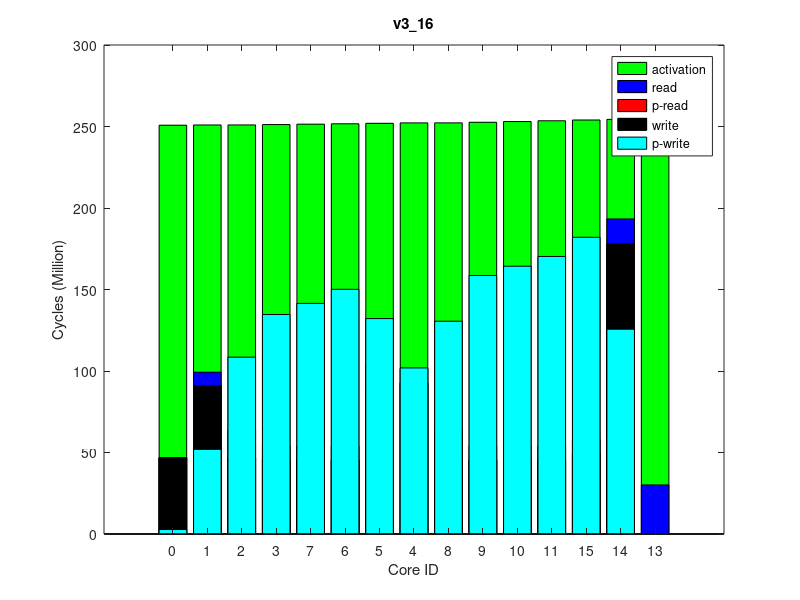

The MATLAB script that drew this image:
times(1, :, :) = [
0, 253236859, 0
0, 253379399, 0
0, 253401400, 0
0, 253626982, 0
0, 254643625, 0
0, 254403932, 0
0, 254116666, 0
0, 253877245, 0
0, 254667411, 0
0, 255020499, 0
0, 255450771, 0
0, 255906837, 0
0, 256830989, 0
0, 256781403, 0
0, 256385670, 0
];
times(2, :, :) = [
0, 253260535, 0
0, 253403375, 0
0, 253425149, 0
0, 253651951, 0
0, 254667968, 0
0, 254429143, 0
0, 254141367, 0
0, 253901854, 0
0, 254691572, 0
0, 255044021, 0
0, 255473893, 0
0, 255929915, 0
0, 256854802, 0
0, 256803556, 0
0, 256408575, 0
];
times(3, :, :) = [
0, 253254435, 0
0, 253397318, 0
0, 253419083, 0
0, 253645639, 0
0, 254663610, 0
0, 254423828, 0
0, 254136325, 0
0, 253896550, 0
0, 254687477, 0
0, 255040186, 0
0, 255470594, 0
0, 255926070, 0
0, 256853075, 0
0, 256801002, 0
0, 256403979, 0
];
times(4, :, :) = [
0, 253246363, 0
0, 253387828, 0
0, 253409849, 0
0, 253635959, 0
0, 254652998, 0
0, 254413069, 0
0, 254125797, 0
0, 253886457, 0
0, 254676836, 0
0, 255029839, 0
0, 255459662, 0
0, 255915549, 0
0, 256839061, 0
0, 256791493, 0
0, 256392228, 0
];
times(5, :, :) = [
0, 253261268, 0
0, 253404481, 0
0, 253426260, 0
0, 253651682, 0
0, 254668025, 0
0, 254428531, 0
0, 254140780, 0
0, 253901140, 0
0, 254691621, 0
0, 255043883, 0
0, 255473889, 0
0, 255929642, 0
0, 256857068, 0
0, 256805443, 0
0, 256408513, 0
];
times(6, :, :) = [
0, 253254343, 0
0, 253397206, 0
0, 253419220, 0
0, 253646015, 0
0, 254661706, 0
0, 254421615, 0
0, 254134938, 0
0, 253895581, 0
0, 254685508, 0
0, 255038419, 0
0, 255468873, 0
0, 255924563, 0
0, 256850650, 0
0, 256800253, 0
0, 256401718, 0
];
times(7, :, :) = [
0, 253276664, 0
0, 253419070, 0
0, 253440833, 0
0, 253665425, 0
0, 254681702, 0
0, 254442600, 0
0, 254155111, 0
0, 253915416, 0
0, 254705233, 0
0, 255058437, 0
0, 255488332, 0
0, 255944031, 0
0, 256868745, 0
0, 256818297, 0
0, 256423117, 0
];
times(8, :, :) = [
0, 253225528, 0
0, 253367032, 0
0, 253389046, 0
0, 253614536, 0
0, 254629856, 0
0, 254390928, 0
0, 254104272, 0
0, 253865057, 0
0, 254653678, 0
0, 255006057, 0
0, 255436128, 0
0, 255891952, 0
0, 256809943, 0
0, 256762348, 0
0, 256370502, 0
];
times(9, :, :) = [
0, 253254994, 0
0, 253398353, 0
0, 253420357, 0
0, 253644028, 0
0, 254660124, 0
0, 254420857, 0
0, 254133301, 0
0, 253894330, 0
0, 254683699, 0
0, 255036167, 0
0, 255466822, 0
0, 255922818, 0
0, 256841748, 0
0, 256791379, 0
0, 256398091, 0
];
times(10, :, :) = [
0, 253243647, 0
0, 253387147, 0
0, 253408930, 0
0, 253633613, 0
0, 254650169, 0
0, 254410189, 0
0, 254123363, 0
0, 253883231, 0
0, 254673994, 0
0, 255026734, 0
0, 255457318, 0
0, 255913295, 0
0, 256841944, 0
0, 256791059, 0
0, 256389645, 0
];
ave_times = round(squeeze(mean(times)));
format long g, ave_times
std_times = round(squeeze(std(times)));
format long g, std_times
polling_read_times = ave_times;
times(1, :, :) = [
2734729, 250929174, 0
51867591, 251070516, 0
108414782, 251092097, 0
134551435, 251314734, 0
101922506, 252323756, 0
132167923, 252084726, 0
150033056, 251798885, 0
141405923, 251561224, 0
130581077, 252348493, 0
158628896, 252699789, 0
164383207, 253128279, 0
170330469, 253583520, 0
0, 254495993, 0
125629397, 254445785, 0
182074125, 254053936, 0
];
times(2, :, :) = [
2731772, 250921792, 0
51828395, 251062590, 0
108331673, 251083939, 0
134472333, 251308189, 0
101823794, 252315803, 0
132068302, 252076952, 0
149915684, 251791390, 0
141269734, 251554693, 0
130443375, 252339287, 0
158445980, 252691079, 0
164108697, 253119324, 0
170133952, 253574761, 0
0, 254487651, 0
125593410, 254436580, 0
181984423, 254045003, 0
];
times(3, :, :) = [
2730698, 250919467, 0
51847452, 251059942, 0
108419756, 251081336, 0
134613669, 251305249, 0
101785129, 252314296, 0
132091429, 252075080, 0
150056267, 251789470, 0
141417588, 251552789, 0
130413303, 252337521, 0
158510666, 252689789, 0
164105751, 253118223, 0
170148843, 253573415, 0
0, 254486873, 0
125639098, 254439737, 0
181989103, 254043481, 0
];
times(4, :, :) = [
2745571, 250944155, 0
51979485, 251084899, 0
108670008, 251106243, 0
134908234, 251329908, 0
101986649, 252339079, 0
132232790, 252099800, 0
150270395, 251813724, 0
141703760, 251575858, 0
130645811, 252362544, 0
158697014, 252714585, 0
164282513, 253142719, 0
170298195, 253598659, 0
0, 254511132, 0
125617883, 254463482, 0
182030668, 254069400, 0
];
times(5, :, :) = [
2760267, 250943324, 0
51922116, 251084148, 0
108520977, 251105501, 0
134708319, 251328622, 0
101892069, 252337092, 0
132171717, 252097297, 0
150109790, 251811779, 0
141488942, 251575886, 0
130524147, 252360310, 0
158624581, 252712306, 0
164294908, 253140624, 0
170252980, 253596147, 0
0, 254506461, 0
125590076, 254455640, 0
182060817, 254064740, 0
];
times(6, :, :) = [
2727500, 250931233, 0
51882154, 251072537, 0
108515855, 251093873, 0
134768441, 251316420, 0
102056547, 252325039, 0
132304253, 252085387, 0
150332760, 251800148, 0
141606741, 251562475, 0
130734311, 252348480, 0
158796700, 252700717, 0
164509929, 253129540, 0
170438622, 253584941, 0
0, 254494570, 0
125634595, 254447061, 0
182131823, 254054534, 0
];
times(7, :, :) = [
2746360, 250946524, 0
51894520, 251086278, 0
108458221, 251109154, 0
134617342, 251330640, 0
101815383, 252339080, 0
132119510, 252100142, 0
150027755, 251814252, 0
141410167, 251577581, 0
130453902, 252362564, 0
158564271, 252714025, 0
164268021, 253142809, 0
170315846, 253598214, 0
0, 254505692, 0
125645933, 254456345, 0
182061191, 254064795, 0
];
times(8, :, :) = [
2740791, 250940148, 0
51968483, 251081218, 0
108580569, 251102831, 0
134711583, 251324604, 0
101926024, 252333114, 0
132200884, 252094171, 0
150149173, 251808643, 0
141484417, 251571100, 0
130552832, 252356552, 0
158666014, 252708986, 0
164337913, 253137037, 0
170276728, 253592578, 0
0, 254502138, 0
125597140, 254453753, 0
182017267, 254059045, 0
];
times(9, :, :) = [
2729897, 250929284, 0
51884508, 251069208, 0
108468986, 251090827, 0
134686972, 251312413, 0
101922157, 252321510, 0
132211740, 252082123, 0
150264916, 251796580, 0
141557799, 251559746, 0
130530465, 252344984, 0
158637250, 252696593, 0
164372569, 253124667, 0
170333934, 253579938, 0
0, 254494793, 0
125606459, 254444979, 0
182046448, 254049178, 0
];
times(10, :, :) = [
2738720, 250946980, 0
51900423, 251088550, 0
108462286, 251109880, 0
134608900, 251332757, 0
101791677, 252342587, 0
132078627, 252103199, 0
149939025, 251817204, 0
141420686, 251579839, 0
130431290, 252366041, 0
158513126, 252718060, 0
164134392, 253146315, 0
170178662, 253601839, 0
0, 254511201, 0
125608644, 254464794, 0
181979176, 254069933, 0
];
ave_times = round(squeeze(mean(times)));
format long g, ave_times
std_times = round(squeeze(std(times)));
format long g, std_times
polling_write_times = ave_times;
times(1, :, :) = [
0, 283463757, 0
8351049, 283637023, 64000
16804455, 283662022, 128000
8382977, 283909975, 64000
8508256, 285037089, 64000
15268117, 284771844, 128000
8397201, 284456629, 64000
8452863, 284184740, 64000
16731629, 285063914, 128000
8347475, 285438240, 64000
8483951, 285894406, 64000
8478382, 286377475, 64000
30120204, 287333739, 255980
15307153, 287284627, 128000
8442727, 286869974, 64000
];
times(2, :, :) = [
0, 283486754, 0
8349745, 283660140, 64000
16805016, 283685246, 128000
8384020, 283932970, 64000
8509382, 285068154, 64000
15270691, 284802334, 128000
8392215, 284487572, 64000
8450847, 284215495, 64000
16731082, 285095095, 128000
8347843, 285469295, 64000
8477645, 285925008, 64000
8482541, 286408175, 64000
30121463, 287371501, 255980
15309690, 287318848, 128000
8449190, 286901310, 64000
];
times(3, :, :) = [
0, 283456132, 0
8350144, 283629557, 64000
16805592, 283654551, 128000
8384307, 283902052, 64000
8508804, 285037874, 64000
15267537, 284772709, 128000
8399598, 284457411, 64000
8463786, 284185061, 64000
16731162, 285064761, 128000
8346833, 285439581, 64000
8479388, 285895486, 64000
8474425, 286378405, 64000
30121006, 287347252, 255980
15309555, 287291629, 128000
8458875, 286870673, 64000
];
times(4, :, :) = [
0, 283468126, 0
8351138, 283641494, 64000
16804983, 283666609, 128000
8383149, 283914080, 64000
8508399, 285049869, 64000
15269535, 284784946, 128000
8396942, 284470025, 64000
8453990, 284197699, 64000
16730787, 285076748, 128000
8347319, 285451618, 64000
8478876, 285907073, 64000
8481029, 286388690, 64000
30120260, 287346961, 255980
15305888, 287294384, 128000
8459555, 286879330, 64000
];
times(5, :, :) = [
0, 283459871, 0
8350246, 283633667, 64000
16803302, 283658763, 128000
8382971, 283906284, 64000
8510041, 285042533, 64000
15270750, 284777312, 128000
8392144, 284462354, 64000
8450659, 284190086, 64000
16732207, 285069373, 128000
8345243, 285443533, 64000
8483567, 285899499, 64000
8469615, 286382264, 64000
30121072, 287346758, 255980
15307875, 287296815, 128000
8443082, 286874232, 64000
];
times(6, :, :) = [
0, 283492361, 0
8350353, 283665346, 64000
16806474, 283690336, 128000
8385935, 283938349, 64000
8508975, 285061548, 64000
15268675, 284795894, 128000
8400177, 284480602, 64000
8463034, 284208482, 64000
16731087, 285088377, 128000
8344831, 285462309, 64000
8478914, 285918256, 64000
8483410, 286401186, 64000
30120632, 287361589, 255980
15309193, 287309290, 128000
8448718, 286892421, 64000
];
times(7, :, :) = [
0, 283474826, 0
8349941, 283647710, 64000
16805890, 283672690, 128000
8384652, 283921577, 64000
8509855, 285043718, 64000
15269436, 284778059, 128000
8400218, 284463371, 64000
8463179, 284191457, 64000
16731870, 285070566, 128000
8344617, 285444248, 64000
8482870, 285899845, 64000
8471113, 286382628, 64000
30119506, 287346109, 255980
15308807, 287295448, 128000
8443291, 286873530, 64000
];
times(8, :, :) = [
0, 283488013, 0
8350174, 283662070, 64000
16806403, 283687069, 128000
8383685, 283935679, 64000
8509810, 285072883, 64000
15271198, 284807507, 128000
8391804, 284492527, 64000
8450030, 284219629, 64000
16731113, 285099754, 128000
8347222, 285473982, 64000
8477995, 285929682, 64000
8482407, 286412631, 64000
30121957, 287374563, 255980
15308423, 287321922, 128000
8449076, 286905685, 64000
];
times(9, :, :) = [
0, 283507865, 0
8350185, 283681489, 64000
16805483, 283706589, 128000
8383556, 283954098, 64000
8509466, 285087808, 64000
15271446, 284822854, 128000
8392449, 284507769, 64000
8450115, 284235915, 64000
16732139, 285114664, 128000
8345027, 285489359, 64000
8478899, 285945442, 64000
8483412, 286427870, 64000
30120337, 287389290, 255980
15310174, 287339384, 128000
8448375, 286920932, 64000
];
times(10, :, :) = [
0, 283469063, 0
8349966, 283642518, 64000
16805119, 283667612, 128000
8383826, 283915190, 64000
8509359, 285051058, 64000
15269789, 284785581, 128000
8392240, 284470331, 64000
8450736, 284198271, 64000
16731965, 285077939, 128000
8347562, 285452297, 64000
8477861, 285908217, 64000
8481757, 286389990, 64000
30120006, 287354520, 255980
15307437, 287301406, 128000
8448837, 286882325, 64000
];
ave_times = round(squeeze(mean(times)));
format long g, ave_times
std_times = round(squeeze(std(times)));
format long g, std_times
read_times = ave_times;
times(1, :, :) = [
0, 250801829, 0
0, 250942195, 0
0, 250963894, 0
0, 251185815, 0
0, 252212306, 0
0, 251965446, 0
0, 251672887, 0
0, 251433778, 0
0, 252235857, 0
0, 252601174, 0
0, 253044163, 0
0, 253515201, 0
0, 254440953, 0
0, 254393572, 0
0, 253992316, 0
];
times(2, :, :) = [
0, 250790333, 0
0, 250931046, 0
0, 250954021, 0
0, 251175130, 0
0, 252202447, 0
0, 251954828, 0
0, 251662681, 0
0, 251422206, 0
0, 252226027, 0
0, 252591125, 0
0, 253034919, 0
0, 253505756, 0
0, 254428749, 0
0, 254381141, 0
0, 253981709, 0
];
times(3, :, :) = [
0, 250801356, 0
0, 250942825, 0
0, 250964300, 0
0, 251187808, 0
0, 252214013, 0
0, 251967331, 0
0, 251674527, 0
0, 251434834, 0
0, 252237362, 0
0, 252602690, 0
0, 253046533, 0
0, 253518955, 0
0, 254444766, 0
0, 254393526, 0
0, 253996079, 0
];
times(4, :, :) = [
0, 250796300, 0
0, 250936746, 0
0, 250958203, 0
0, 251182097, 0
0, 252209337, 0
0, 251961745, 0
0, 251669297, 0
0, 251429727, 0
0, 252232629, 0
0, 252597822, 0
0, 253041578, 0
0, 253513450, 0
0, 254436720, 0
0, 254384892, 0
0, 253989493, 0
];
times(5, :, :) = [
0, 250794488, 0
0, 250935839, 0
0, 250957531, 0
0, 251181311, 0
0, 252208222, 0
0, 251960870, 0
0, 251668485, 0
0, 251428413, 0
0, 252231838, 0
0, 252597334, 0
0, 253041226, 0
0, 253512528, 0
0, 254430701, 0
0, 254385029, 0
0, 253988700, 0
];
times(6, :, :) = [
0, 250807486, 0
0, 250947581, 0
0, 250969048, 0
0, 251191102, 0
0, 252218189, 0
0, 251970818, 0
0, 251678522, 0
0, 251438829, 0
0, 252241468, 0
0, 252606970, 0
0, 253050907, 0
0, 253521926, 0
0, 254449136, 0
0, 254397776, 0
0, 253997394, 0
];
times(7, :, :) = [
0, 250801894, 0
0, 250941661, 0
0, 250963131, 0
0, 251187827, 0
0, 252215274, 0
0, 251967924, 0
0, 251675151, 0
0, 251435664, 0
0, 252238622, 0
0, 252603914, 0
0, 253047343, 0
0, 253519129, 0
0, 254444529, 0
0, 254394466, 0
0, 253996595, 0
];
times(8, :, :) = [
0, 250797743, 0
0, 250938052, 0
0, 250959508, 0
0, 251183684, 0
0, 252211374, 0
0, 251964212, 0
0, 251670785, 0
0, 251431521, 0
0, 252234720, 0
0, 252599999, 0
0, 253043437, 0
0, 253515710, 0
0, 254438330, 0
0, 254386634, 0
0, 253992839, 0
];
times(9, :, :) = [
0, 250793541, 0
0, 250934673, 0
0, 250956139, 0
0, 251179426, 0
0, 252206684, 0
0, 251959182, 0
0, 251666289, 0
0, 251426775, 0
0, 252230274, 0
0, 252595161, 0
0, 253039004, 0
0, 253510744, 0
0, 254432320, 0
0, 254385743, 0
0, 253987400, 0
];
times(10, :, :) = [
0, 250812279, 0
0, 250953354, 0
0, 250975058, 0
0, 251199100, 0
0, 252225657, 0
0, 251978670, 0
0, 251686103, 0
0, 251445957, 0
0, 252249271, 0
0, 252613870, 0
0, 253057343, 0
0, 253528490, 0
0, 254453952, 0
0, 254406073, 0
0, 254005318, 0
];
ave_times = round(squeeze(mean(times)));
format long g, ave_times
std_times = round(squeeze(std(times)));
format long g, std_times
total_times = ave_times;
times(1, :, :) = [
46826725, 254403682, 64000
90924491, 254422817, 128000
46944443, 254436410, 64000
45701516, 254450556, 64000
92754449, 254727534, 128000
88812393, 254690931, 64000
45499713, 254543706, 64000
45550795, 254473302, 64000
46771545, 254742973, 64000
45553921, 254756775, 64000
45683233, 254855170, 64000
45761788, 255308765, 64000
0, 256216518, 0
177962558, 256166090, 64000
49594964, 255773768, 64000
];
times(2, :, :) = [
46826885, 254410139, 64000
90925824, 254429033, 128000
46943896, 254442546, 64000
45701252, 254456598, 64000
92755349, 254733432, 128000
88805534, 254696811, 64000
45501812, 254549767, 64000
45550446, 254479365, 64000
46772747, 254748961, 64000
45554450, 254762750, 64000
45683114, 254861977, 64000
45761177, 255315348, 64000
0, 256220933, 0
177962686, 256174632, 64000
49593426, 255780056, 64000
];
times(3, :, :) = [
46826991, 254410831, 64000
90925648, 254429933, 128000
46944448, 254443627, 64000
45701970, 254457761, 64000
92754106, 254734487, 128000
88798017, 254697870, 64000
45501210, 254550707, 64000
45552182, 254480304, 64000
46772241, 254749598, 64000
45553357, 254763711, 64000
45683158, 254862231, 64000
45759782, 255315941, 64000
0, 256219985, 0
177995689, 256173194, 64000
49582705, 255781441, 64000
];
times(4, :, :) = [
46826821, 254411214, 64000
90926110, 254430347, 128000
46944444, 254443815, 64000
45702105, 254457931, 64000
92755335, 254734854, 128000
88803840, 254698121, 64000
45499476, 254550784, 64000
45550441, 254480764, 64000
46770817, 254750391, 64000
45554077, 254764439, 64000
45682690, 254862717, 64000
45761504, 255316495, 64000
0, 256221335, 0
177991797, 256175363, 64000
49584753, 255781812, 64000
];
times(5, :, :) = [
46825595, 254419367, 64000
90925911, 254438213, 128000
46943412, 254451688, 64000
45702036, 254465441, 64000
92754388, 254742896, 128000
88800140, 254706332, 64000
45498392, 254559101, 64000
45550539, 254488232, 64000
46771269, 254758345, 64000
45554118, 254772369, 64000
45682991, 254870300, 64000
45760819, 255324353, 64000
0, 256229033, 0
178014046, 256182334, 64000
49581186, 255790313, 64000
];
times(6, :, :) = [
46826702, 254408878, 64000
90924089, 254428026, 128000
46945409, 254441504, 64000
45702118, 254455385, 64000
92754678, 254733039, 128000
88804423, 254696467, 64000
45499258, 254549030, 64000
45552622, 254477970, 64000
46772044, 254748419, 64000
45553360, 254762159, 64000
45683106, 254858595, 64000
45758137, 255312783, 64000
0, 256217715, 0
177991805, 256170896, 64000
49582465, 255779640, 64000
];
times(7, :, :) = [
46827163, 254411938, 64000
90924802, 254431126, 128000
46943097, 254444759, 64000
45701760, 254458846, 64000
92751849, 254735565, 128000
88802494, 254698953, 64000
45499663, 254551604, 64000
45551484, 254481387, 64000
46771570, 254751104, 64000
45553142, 254764913, 64000
45682236, 254862674, 64000
45759507, 255316553, 64000
0, 256219501, 0
177978179, 256169045, 64000
49580914, 255780730, 64000
];
times(8, :, :) = [
46826702, 254418809, 64000
90925418, 254437656, 128000
46945068, 254451334, 64000
45700702, 254465472, 64000
92753921, 254742673, 128000
88808915, 254705948, 64000
45500010, 254558521, 64000
45553467, 254488079, 64000
46772710, 254757806, 64000
45552143, 254771837, 64000
45683412, 254870349, 64000
45761047, 255323843, 64000
0, 256232119, 0
178007225, 256183105, 64000
49583104, 255790771, 64000
];
times(9, :, :) = [
46827136, 254424304, 64000
90926043, 254443417, 128000
46942747, 254456999, 64000
45702346, 254470811, 64000
92754280, 254748086, 128000
88805437, 254711499, 64000
45499560, 254564318, 64000
45551564, 254493671, 64000
46772142, 254763189, 64000
45554455, 254776999, 64000
45683253, 254877208, 64000
45761602, 255331090, 64000
0, 256238676, 0
177989733, 256191092, 64000
49585040, 255795239, 64000
];
times(10, :, :) = [
46827211, 254423897, 64000
90926079, 254442994, 128000
46943521, 254456592, 64000
45701922, 254470444, 64000
92753142, 254747570, 128000
88794988, 254710844, 64000
45498962, 254563412, 64000
45552914, 254493206, 64000
46771853, 254763054, 64000
45554306, 254776765, 64000
45681815, 254874793, 64000
45760417, 255328383, 64000
0, 256235247, 0
177990712, 256186145, 64000
49582588, 255792905, 64000
];
ave_times = round(squeeze(mean(times)));
format long g, ave_times
std_times = round(squeeze(std(times)));
format long g, std_times
write_times = ave_times;
mytitle = 'v3\_16';
order = [1 2 3 4 8 7 6 5 9 10 11 12 15 14 13];

total_times = total_times(:, 2)(order);

read_times = read_times(:, 1)(order);
write_times = write_times(:, 1)(order);

polling_read_times = polling_read_times(:, 1)(order);
polling_write_times = polling_write_times(:, 1)(order);

total_times /= 1000000;

read_times /= 1000000;
write_times /= 1000000;

polling_read_times /= 1000000;
polling_write_times /= 1000000;

% laying read on top of write
read_times += write_times;
polling_read_times += write_times;

figure(1);
clf()
% set(gcf, 'Position', get(0,'Screensize'));
% set(gcf,'units','normalized','outerposition',[0 0 1 1])
bar(0:14, total_times,'g');
hold on;
bar(0:14, read_times,'b');
bar(0:14, polling_read_times,'r');
bar(0:14, write_times,'k');
bar(0:14, polling_write_times,'c');
hold off

axis([-2 16 0 300])
% axis([-1 15])
set(gca,'XTick',0:14);
set(gca,'xticklabel',{ '0'; '1'; '2'; '3'; '7'; '6'; '5'; '4'; '8'; '9'; '10'; '11'; '15'; '14'; '13' })

xlabel('Core ID')
ylabel('Cycles (Million)')

legend('activation', 'read', 'p-read', 'write', 'p-write')
title(mytitle)
print(1, strcat(mytitle, '.png'))
